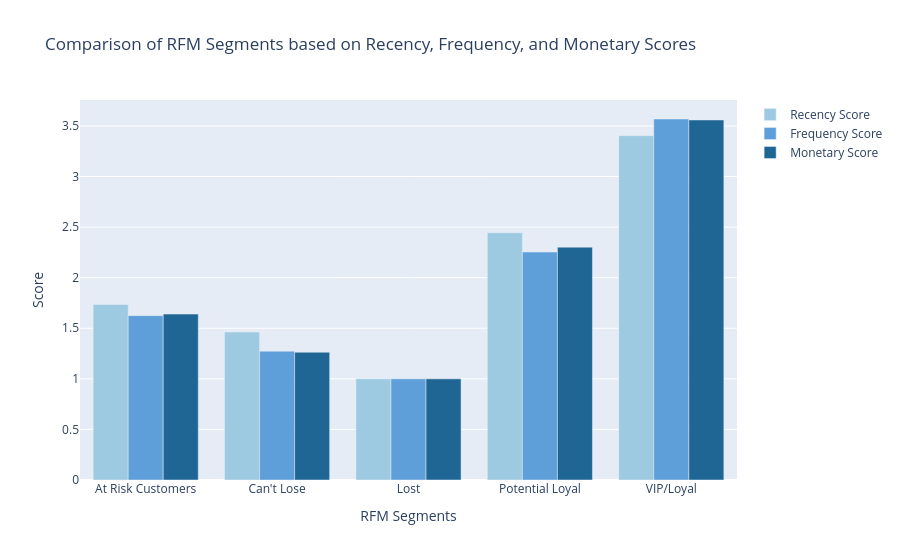

The cell this chart's notebook holds for it:
### Code cell
segment_scores = rfm.groupby('RFM_Customer_Segments')[['R', 'F', 'M']].mean().reset_index()
fig = go.Figure()

# Add bars for Recency score
fig.add_trace(go.Bar(
    x=segment_scores['RFM_Customer_Segments'],
    y=segment_scores['R'],
    name='Recency Score',
    marker_color='rgb(158, 202, 225)'
))

# Add bars for Frequency score
fig.add_trace(go.Bar(
    x=segment_scores['RFM_Customer_Segments'],
    y=segment_scores['F'],
    name='Frequency Score',
    marker_color='rgb(94, 158, 217)'
))

# Add bars for Monetary score
fig.add_trace(go.Bar(
    x=segment_scores['RFM_Customer_Segments'],
    y=segment_scores['M'],
    name='Monetary Score',
    marker_color='rgb(32, 102, 148)'
))

# Update the layout
fig.update_layout(
    title='Comparison of RFM Segments based on Recency, Frequency, and Monetary Scores',
    xaxis_title='RFM Segments',
    yaxis_title='Score', 
    barmode='group',
    showlegend=True
)

# Display the figure
fig.show()
fig.write_image('rfm_scores_by_segment.png', scale=2)

### Figure 1 — Plotly figure (JSON) as saved in the notebook; plotly's stock layout.template omitted (floating-point values rounded to 4 significant figures)
{"data": [{"marker": {"color": "rgb(158, 202, 225)"}, "name": "Recency Score", "type": "bar", "x": ["At Risk Customers", "Can't Lose", "Lost", "Potential Loyal", "VIP/Loyal"], "y": [1.735, 1.463, 1, 2.444, 3.404]}, {"marker": {"color": "rgb(94, 158, 217)"}, "name": "Frequency Score", "type": "bar", "x": ["At Risk Customers", "Can't Lose", "Lost", "Potential Loyal", "VIP/Loyal"], "y": [1.625, 1.274, 1, 2.253, 3.569]}, {"marker": {"color": "rgb(32, 102, 148)"}, "name": "Monetary Score", "type": "bar", "x": ["At Risk Customers", "Can't Lose", "Lost", "Potential Loyal", "VIP/Loyal"], "y": [1.64, 1.263, 1, 2.302, 3.559]}], "layout": {"barmode": "group", "showlegend": true, "title": {"text": "Comparison of RFM Segments based on Recency, Frequency, and Monetary Scores"}, "xaxis": {"title": {"text": "RFM Segments"}}, "yaxis": {"title": {"text": "Score"}}}}
